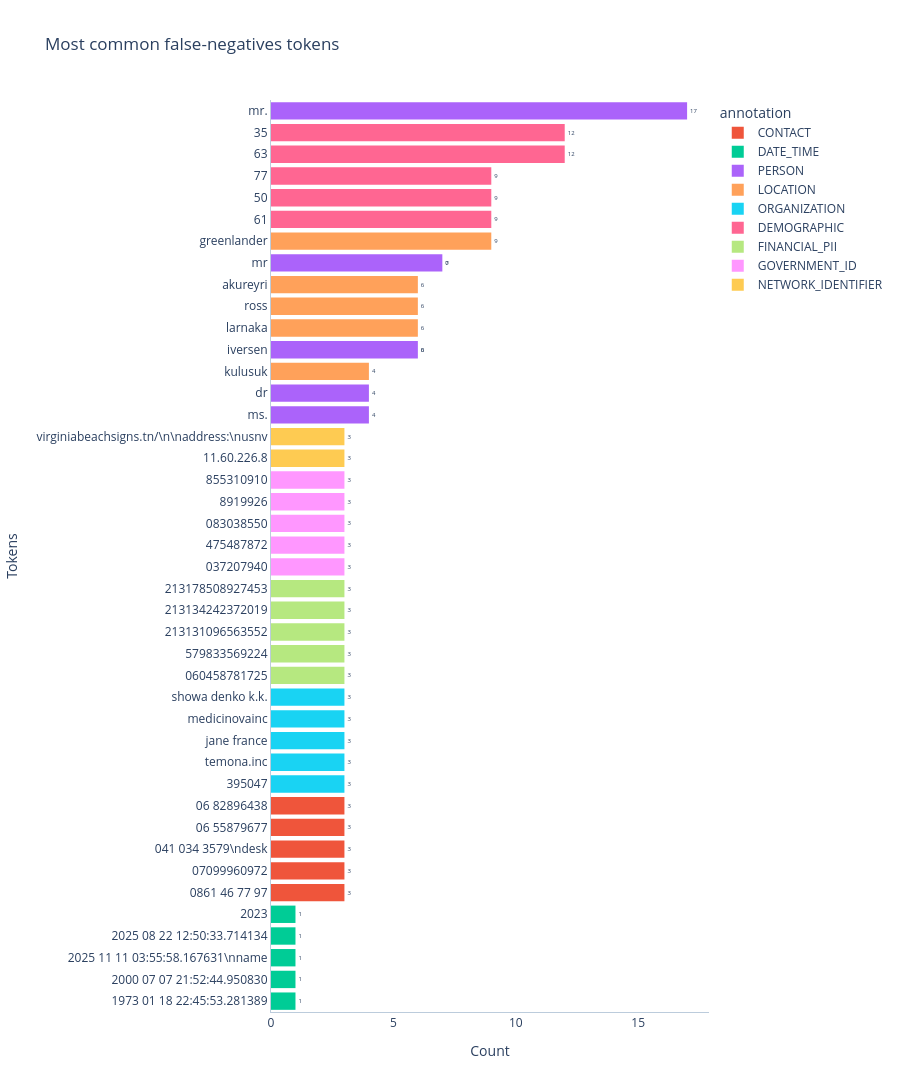

Notebook code cell kept with this figure:
### Markdown cell above
## 8. Error analysis

Now let's look into results to understand what's behind the metrics we're getting.
Note that evaluation is never perfect. Some things to consider:
1. There's often a mismatch between the annotated span and the predicted span, which isn't necessarily a mistake. For example: `<Southern France>` compared with `Southern <France>`. In the second text, the word `Southern` was not annotated/predicted as part of the entity, but that's not necessarily an error.
1. The synthetic dataset used here isn't representative of a real dataset. Consider using more realistic datasets for evaluation

### Code cell
branch_plotter.plot_most_common_tokens()

### Figure 1 — Plotly figure (JSON) as saved in the notebook; plotly's stock layout.template omitted (floating-point values rounded to 4 significant figures)
{"data": [{"bingroup": "y", "cliponaxis": true, "histfunc": "sum", "hovertemplate": "annotation=CONTACT<br>sum of 0=%{x}<br>token=%{y}<extra></extra>", "legendgroup": "CONTACT", "marker": {"color": "#EF553B", "pattern": {"shape": ""}}, "name": "CONTACT", "orientation": "h", "showlegend": true, "textangle": 0, "textfont": {"size": 6}, "textposition": "outside", "texttemplate": "%{value}", "type": "histogram", "x": [3, 3, 3, 3, 3], "xaxis": "x", "y": ["0861 46 77 97", "07099960972", "041 034 3579\\ndesk", "06 55879677", "06 82896438"], "yaxis": "y"}, {"bingroup": "y", "cliponaxis": true, "histfunc": "sum", "hovertemplate": "annotation=DATE_TIME<br>sum of 0=%{x}<br>token=%{y}<extra></extra>", "legendgroup": "DATE_TIME", "marker": {"color": "#00cc96", "pattern": {"shape": ""}}, "name": "DATE_TIME", "orientation": "h", "showlegend": true, "textangle": 0, "textfont": {"size": 6}, "textposition": "outside", "texttemplate": "%{value}", "type": "histogram", "x": [1, 1, 1, 1, 1], "xaxis": "x", "y": ["1973 01 18 22:45:53.281389", "2000 07 07 21:52:44.950830", "2025 11 11 03:55:58.167631\\nname", "2025 08 22 12:50:33.714134", "2023"], "yaxis": "y"}, {"bingroup": "y", "cliponaxis": true, "histfunc": "sum", "hovertemplate": "annotation=PERSON<br>sum of 0=%{x}<br>token=%{y}<extra></extra>", "legendgroup": "PERSON", "marker": {"color": "#ab63fa", "pattern": {"shape": ""}}, "name": "PERSON", "orientation": "h", "showlegend": true, "textangle": 0, "textfont": {"size": 6}, "textposition": "outside", "texttemplate": "%{value}", "type": "histogram", "x": [17, 7, 6, 4, 4], "xaxis": "x", "y": ["mr.", "mr", "iversen", "ms.", "dr"], "yaxis": "y"}, {"bingroup": "y", "cliponaxis": true, "histfunc": "sum", "hovertemplate": "annotation=LOCATION<br>sum of 0=%{x}<br>token=%{y}<extra></extra>", "legendgroup": "LOCATION", "marker": {"color": "#FFA15A", "pattern": {"shape": ""}}, "name": "LOCATION", "orientation": "h", "showlegend": true, "textangle": 0, "textfont": {"size": 6}, "textposition": "outside", "texttemplate": "%{value}", "type": "histogram", "x": [9, 6, 6, 6, 4], "xaxis": "x", "y": ["greenlander", "larnaka", "ross", "akureyri", "kulusuk"], "yaxis": "y"}, {"bingroup": "y", "cliponaxis": true, "histfunc": "sum", "hovertemplate": "annotation=ORGANIZATION<br>sum of 0=%{x}<br>token=%{y}<extra></extra>", "legendgroup": "ORGANIZATION", "marker": {"color": "#19d3f3", "pattern": {"shape": ""}}, "name": "ORGANIZATION", "orientation": "h", "showlegend": true, "textangle": 0, "textfont": {"size": 6}, "textposition": "outside", "texttemplate": "%{value}", "type": "histogram", "x": [3, 3, 3, 3, 3], "xaxis": "x", "y": ["395047", "temona.inc", "jane france", "medicinovainc", "showa denko k.k."], "yaxis": "y"}, {"bingroup": "y", "cliponaxis": true, "histfunc": "sum", "hovertemplate": "annotation=DEMOGRAPHIC<br>sum of 0=%{x}<br>token=%{y}<extra></extra>", "legendgroup": "DEMOGRAPHIC", "marker": {"color": "#FF6692", "pattern": {"shape": ""}}, "name": "DEMOGRAPHIC", "orientation": "h", "showlegend": true, "textangle": 0, "textfont": {"size": 6}, "textposition": "outside", "texttemplate": "%{value}", "type": "histogram", "x": [12, 12, 9, 9, 9], "xaxis": "x", "y": ["63", "35", "61", "50", "77"], "yaxis": "y"}, {"bingroup": "y", "cliponaxis": true, "histfunc": "sum", "hovertemplate": "annotation=FINANCIAL_PII<br>sum of 0=%{x}<br>token=%{y}<extra></extra>", "legendgroup": "FINANCIAL_PII", "marker": {"color": "#B6E880", "pattern": {"shape": ""}}, "name": "FINANCIAL_PII", "orientation": "h", "showlegend": true, "textangle": 0, "textfont": {"size": 6}, "textposition": "outside", "texttemplate": "%{value}", "type": "histogram", "x": [3, 3, 3, 3, 3], "xaxis": "x", "y": ["060458781725", "579833569224", "213131096563552", "213134242372019", "213178508927453"], "yaxis": "y"}, {"bingroup": "y", "cliponaxis": true, "histfunc": "sum", "hovertemplate": "annotation=GOVERNMENT_ID<br>sum of 0=%{x}<br>token=%{y}<extra></extra>", "legendgroup": "GOVERNMENT_ID", "marker": {"color": "#FF97FF", "pattern": {"shape": ""}}, "name": "GOVERNMENT_ID", "orientation": "h", "showlegend": true, "textangle": 0, "textfont": {"size": 6}, "textposition": "outside", "texttemplate": "%{value}", "type": "histogram", "x": [3, 3, 3, 3, 3], "xaxis": "x", "y": ["037207940", "475487872", "083038550", "8919926", "855310910"], "yaxis": "y"}, {"bingroup": "y", "cliponaxis": true, "histfunc": "sum", "hovertemplate": "annotation=NETWORK_IDENTIFIER<br>sum of 0=%{x}<br>token=%{y}<extra></extra>", "legendgroup": "NETWORK_IDENTIFIER", "marker": {"color": "#FECB52", "pattern": {"shape": ""}}, "name": "NETWORK_IDENTIFIER", "orientation": "h", "showlegend": true, "textangle": 0, "textfont": {"size": 6}, "textposition": "outside", "texttemplate": "%{value}", "type": "histogram", "x": [3, 3], "xaxis": "x", "y": ["11.60.226.8", "virginiabeachsigns.tn/\\n\\naddress:\\nusnv"], "yaxis": "y"}], "layout": {"barmode": "relative", "height": 2430, "legend": {"title": {"text": "annotation"}, "tracegroupgap": 0}, "plot_bgcolor": "#FFF", "title": {"text": "Most common false-negatives tokens"}, "xaxis": {"anchor": "y", "domain": [0, 1], "linecolor": "#BCCCDC", "showgrid": false, "title": {"text": "Count"}}, "yaxis": {"anchor": "x", "categoryorder": "total ascending", "domain": [0, 1], "linecolor": "#BCCCDC", "showgrid": false, "title": {"text": "Tokens"}}}}
